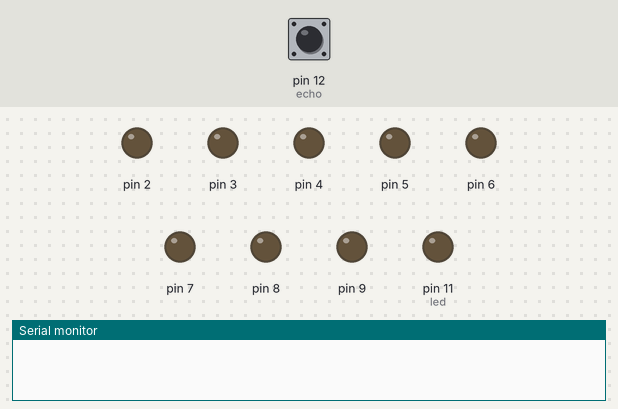
This sketch was run on a simulated Arduino Uno, built with avr-gcc and run on an emulated ATmega328P. Shown: output pins drawn as LEDs (lit = HIGH), the last lines printed to the serial monitor. Inputs (shaded band) come from the test bench; at power-on: pin 12 (echo) LOW. Pins used as bus, display or sensor lines are not drawn.

Above: at 1.2 s.
1.3 s: pin 12 (echo) pulsed HIGH 2 times (0.12 s each, 0.3 s apart)
At 6.8 s:
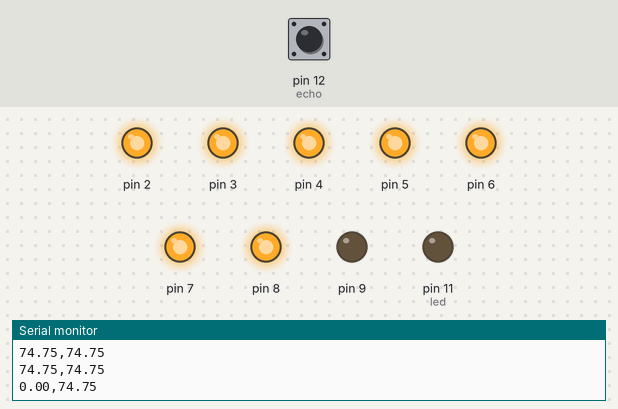
At 12.4 s:
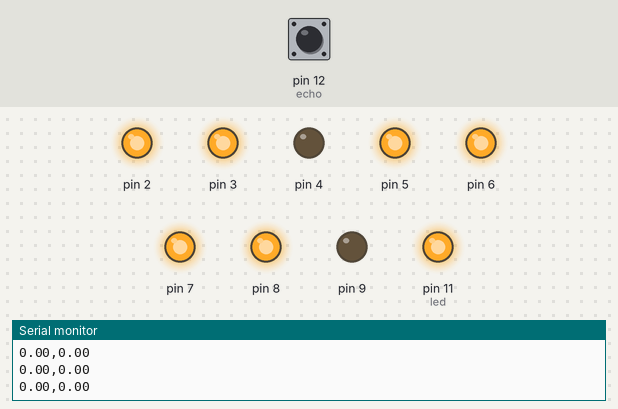
Timing chart, 0 to 13.2 s (numbered marks = the images above; inputs shaded):
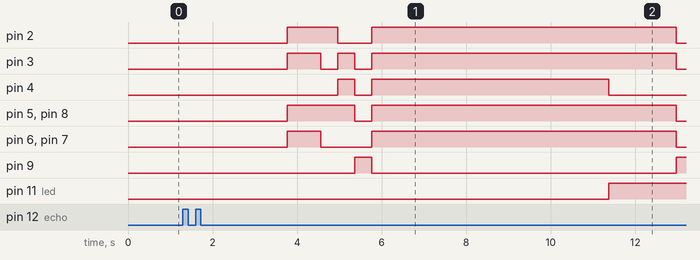

The sketch:

dist_medium.ino
```cpp
#include <TimerOne.h>

const int Trig = 13;
const int echo = 12;
const int led = 11;
double distance_cm;

const int sega = 2,
          segb = 3,
          segc = 4,
          segd = 5,
          sege = 6,
          segf = 7,
          segg = 8,
          segdp = 9;


const int n[11][8] = {
  { 0,1,1,1,1,0,1,1 },
  { 0,1,0,0,1,0,0,0 },
  { 0,0,1,1,1,1,0,1 },
  { 0,1,1,0,1,1,0,1 },
  { 0,1,0,0,1,1,1,0 },
  { 0,1,1,0,0,1,1,1 },
  { 0,1,1,1,0,1,1,1 },
  { 0,1,0,0,1,0,0,1 },
  { 0,1,1,1,1,1,1,1 },
  { 0,1,1,0,1,1,1,1 },
  { 1,0,0,0,0,0,0,0 }
};

void setup() {
  Serial.begin(115200);
  pinMode(Trig, OUTPUT);
  pinMode(echo, INPUT);
  pinMode(led, OUTPUT);
  for(int i = 2; i <= 9; ++i) {
    pinMode(i, OUTPUT);
  }
  Timer1.initialize(50000);
 // Timer1.attachInterrupt(timerIsr);
}

double read() {
  double dist;
  digitalWrite(Trig, LOW);
  delay(10);
  digitalWrite(Trig, HIGH);
  delay(10);
  digitalWrite(Trig, LOW);

  dist = int(pulseIn(echo, HIGH) / 58.8 * 100) / 100.0;
  return dist;
}

int cmp(int a, int b) {
  return a < b;
}

void loop() {
  double num[5] = { read(), read(), read(), read(), read() };
  qsort(num, 5, sizeof(double), cmp);
  double distance_cm = num[2];
  for(int i = 0; i <= 4; ++i) {
    Serial.print(num[i]);
    Serial.print(',');
    Serial.println(distance_cm);
  }
  int dis = int((distance_cm + 0.05) * 10);
  int a = dis % 10,
      b = dis / 10 % 10,
      c = dis / 100 % 10,
      d = dis / 1000 % 10;

/*  Serial.print(d);
  Serial.print(c);
  Serial.print(b);
  Serial.print('.');
  Serial.println(a);*/
  if(distance_cm <= 10.0) {
    digitalWrite(led, HIGH);
  }
  else {
    digitalWrite(led, LOW);
  }
  for(int pin = 2; pin <= 9; ++pin) {
    digitalWrite(pin, n[0][9 - pin]);
  }
  delay(400);
  for(int pin = 2; pin <= 9; ++pin) {
    digitalWrite(pin, n[d][9 - pin]);
  }
  delay(400);
  for(int pin = 2; pin <= 9; ++pin) {
    digitalWrite(pin, n[c][9 - pin]);
  }
  delay(400);
  for(int pin = 2; pin <= 9; ++pin) {
    digitalWrite(pin, n[b][9 - pin]);
  }
  delay(400);
  for(int pin = 2; pin <= 9; ++pin) {
    digitalWrite(pin, n[10][9 - pin]);
  }
  delay(400);
  for(int pin = 2; pin <= 9; ++pin) {
    digitalWrite(pin, n[a][9 - pin]);
  }
  delay(500);
}
```

Measured:
- after the input at 1.3 s, pin 4: LOW → HIGH after 3.7 s, → LOW 0.40 s later, → HIGH 0.40 s later, → LOW 5.6 s later; pin 11 (led): LOW → HIGH after 10.1 s instead of 3.8 s
